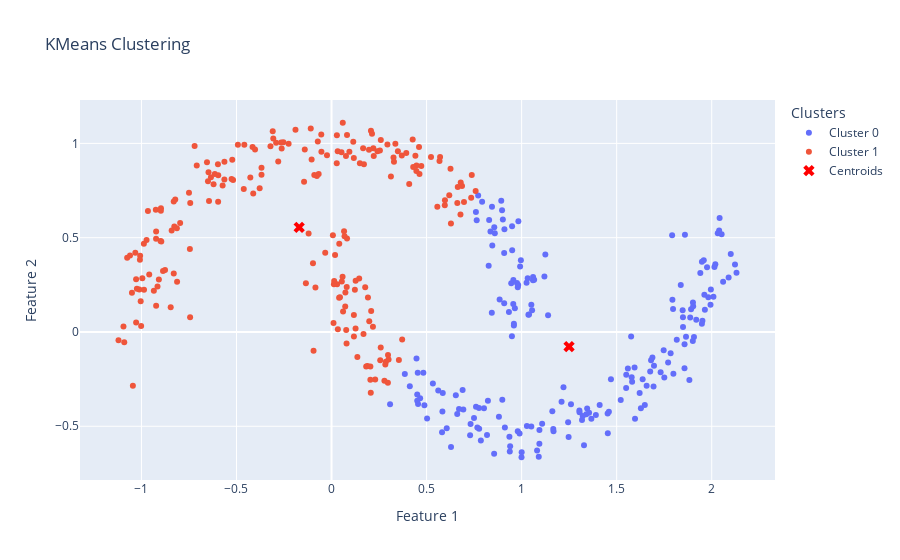

The cell this chart's notebook holds for it:
### Markdown cell above
As you can see we definitely have a weirdly-shaped cluster. Let's try to apply K-Means to see how it tackles this issue.

### Code cell
# Instanciation de KMeans avec 2 clusters
kmeans = KMeans(n_clusters=2, random_state=42)

# Ajustement du modèle sur les données
kmeans.fit(X)

# Récupération des labels prédits pour chaque point
labels = kmeans.predict(X)

# Création d'une figure interactive avec Plotly
fig = go.Figure()

# Ajout des points de chaque cluster
for cluster_id in np.unique(labels):  # Unique permet de boucler sur les clusters présents
    cluster_points = X[labels == cluster_id]
    fig.add_trace(go.Scatter(
        x=cluster_points[:, 0], 
        y=cluster_points[:, 1],
        mode="markers",
        name=f"Cluster {cluster_id}"
    ))

# Ajout des centres des clusters
centers = kmeans.cluster_centers_
fig.add_trace(go.Scatter(
    x=centers[:, 0], 
    y=centers[:, 1],
    mode="markers",
    marker=dict(size=10, color='red', symbol='x'),
    name="Centroids"
))

# Configuration de la figure
fig.update_layout(
    title="KMeans Clustering",
    xaxis_title="Feature 1",
    yaxis_title="Feature 2",
    legend_title="Clusters",
)

fig.show()

### Figure 1 — Plotly figure (JSON) as saved in the notebook; plotly's stock layout.template omitted (floating-point values rounded to 4 significant figures; data arrays with more than 128 entries replaced by an {"elided": "..."} marker saying what was removed)
{"data": [{"mode": "markers", "name": "Cluster 0", "type": "scatter", "x": {"elided": "191 float values"}, "y": {"elided": "191 float values"}}, {"mode": "markers", "name": "Cluster 1", "type": "scatter", "x": {"elided": "209 float values"}, "y": {"elided": "209 float values"}}, {"marker": {"color": "red", "size": 10, "symbol": "x"}, "mode": "markers", "name": "Centroids", "type": "scatter", "x": [1.249, -0.1702], "y": [-0.07733, 0.555]}], "layout": {"legend": {"title": {"text": "Clusters"}}, "title": {"text": "KMeans Clustering"}, "xaxis": {"title": {"text": "Feature 1"}}, "yaxis": {"title": {"text": "Feature 2"}}}}
